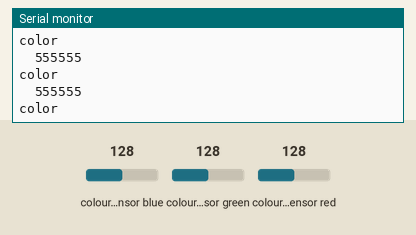
A sketch run on a simulated Arduino Uno, built with avr-gcc and run on an emulated ATmega328P. Parts: the last lines printed to the serial monitor. The inputs (shaded band) are chosen by the test bench; at power-on: colour sensor blue 128, colour sensor green 128, colour sensor red 128.

Above: at 1.2 s.
1.3 s: colour sensor blue set to 5
At 1.45 s:
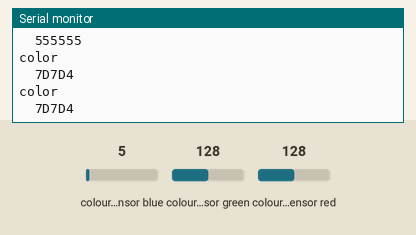
2.9 s: colour sensor green set to 5
At 3.0 s:
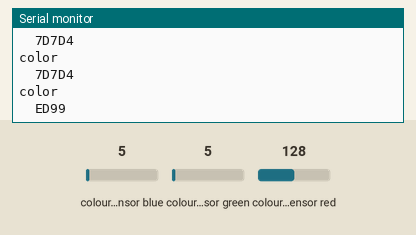
4.6 s: colour sensor red set to 191
At 4.66 s:
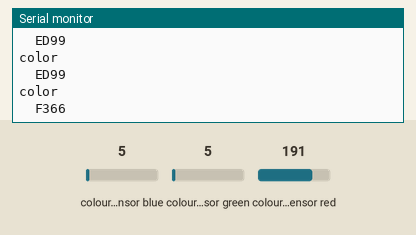
6.2 s: colour sensor blue set to 64
At 6.44 s:
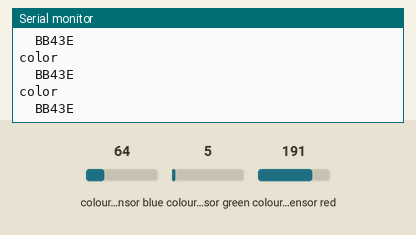
7.8 s: colour sensor green set to 128
At 7.88 s:
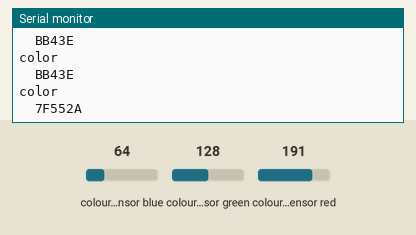
9.4 s: colour sensor red set to 5
At 9.43 s:
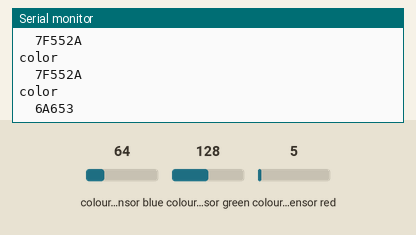

The sketch:

RGB_test1.1.ino
```cpp
/*
 * Adafruit TCS34725 RGB Sensor Demo Code
 * Written by David Archuleta and Nevid Harji...ish
  */

#include <Wire.h>                                                 //include the I2C library to communicate with the sensor
#include "Adafruit_TCS34725.h"                                    //include the sensor library

byte gammatable[256];                                             // our RGB -> eye-recognized gamma color

                                                                  //Create an instance of the TCS34725 Sensor
Adafruit_TCS34725 tcs = Adafruit_TCS34725(TCS34725_INTEGRATIONTIME_50MS, TCS34725_GAIN_4X);

void setup() {
  Serial.begin(9600);                                             //Sart serial comms @ 9600 (you can change this)
  Serial.println("Color View Test");                              //Title info

  if (tcs.begin()) {                                              //if the sensor starts correctly
    Serial.println("Found sensor");                               //print the happy message
  } else {                                                        //if the sensor starts incorrectly
    Serial.println("No TCS34725 found ... check your connections");//print the not so happy message
    while (1); // halt!
  }

  // it helps convert RGB colors to what humans see
  for (int i=0; i<256; i++) {
    float x = i;
    x /= 255;
    x = pow(x, 2.5);
    x *= 255;
}
}

void loop(){

  String color = colorSense();
  Serial.println(color);
}

String colorSense() {
  uint16_t clear, red, green, blue;                                 //declare variables for the colors

  tcs.setInterrupt(false);                                          // turn on LED

  delay(60);                                                        // takes 50ms to read

  tcs.getRawData(&red, &green, &blue, &clear);                      //read the sensor

  tcs.setInterrupt(true);                                           // turn off LED

  // Figure out some basic hex code for visualization
  uint32_t sum = clear;
  float r, g, b;
  r = red; r /= sum;
  g = green; g /= sum;
  b = blue; b /= sum;
  r *= 256; g *= 256; b *= 256;
  String color = "color";
  Serial.print("\t");
  Serial.print((int)r, HEX); Serial.print((int)g, HEX); Serial.print((int)b, HEX);
  Serial.println();
  return color;
  //delay(1000);                                                  // delay can be added depending on how many readings we need


}
```

Measured:
- after the input at 1.3 s, the serial monitor: prints a new line at once (image 1)
- after the input at 2.9 s, the serial monitor: prints a new line after 0.10 s (image 2)
- after the input at 4.6 s, the serial monitor: prints a new line after 0.06 s (image 3)
- after the input at 6.2 s, the serial monitor: prints a new line at once (image 4)
- after the input at 7.8 s, the serial monitor: prints a new line after 0.07 s (image 5)
- after the input at 9.4 s, the serial monitor: prints a new line at once (image 6)
